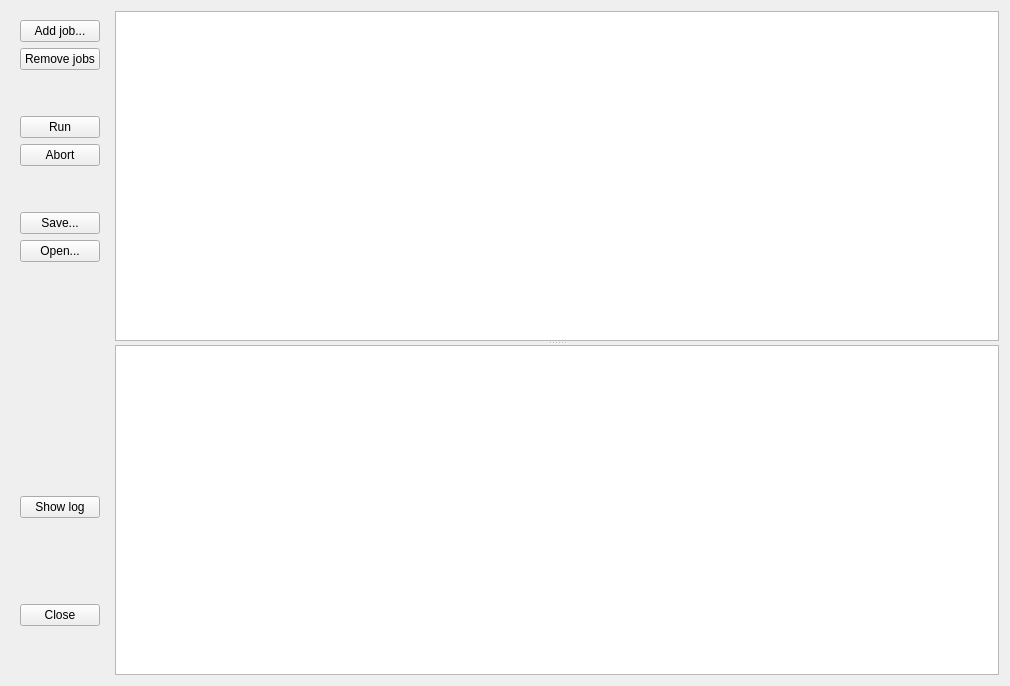
<?xml version="1.0" encoding="UTF-8"?>
<ui version="4.0">
 <class>ptBatchWindow</class>
 <widget class="QWidget" name="ptBatchWindow">
  <property name="geometry">
   <rect>
    <x>0</x>
    <y>0</y>
    <width>1010</width>
    <height>686</height>
   </rect>
  </property>
  <layout class="QHBoxLayout" name="horizontalLayout">
   <item>
    <widget class="QWidget" name="BTSidebar" native="true">
     <layout class="QVBoxLayout" name="verticalLayout">
      <item>
       <widget class="QPushButton" name="BTAddJob">
        <property name="sizePolicy">
         <sizepolicy hsizetype="Preferred" vsizetype="Fixed">
          <horstretch>0</horstretch>
          <verstretch>0</verstretch>
         </sizepolicy>
        </property>
        <property name="toolTip">
         <string>Add job to list</string>
        </property>
        <property name="text">
         <string>Add job...</string>
        </property>
        <property name="icon">
         <iconset resource="../../qrc/photivo.qrc">
          <normaloff>:/dark/icons/job-add.png</normaloff>:/dark/icons/job-add.png</iconset>
        </property>
        <property name="iconSize">
         <size>
          <width>16</width>
          <height>16</height>
         </size>
        </property>
       </widget>
      </item>
      <item>
       <widget class="QPushButton" name="BTRemoveJob">
        <property name="sizePolicy">
         <sizepolicy hsizetype="Preferred" vsizetype="Fixed">
          <horstretch>0</horstretch>
          <verstretch>0</verstretch>
         </sizepolicy>
        </property>
        <property name="toolTip">
         <string>Remove jobs from list</string>
        </property>
        <property name="text">
         <string>Remove jobs</string>
        </property>
        <property name="icon">
         <iconset resource="../../qrc/photivo.qrc">
          <normaloff>:/dark/icons/job-remove.png</normaloff>:/dark/icons/job-remove.png</iconset>
        </property>
        <property name="iconSize">
         <size>
          <width>16</width>
          <height>16</height>
         </size>
        </property>
       </widget>
      </item>
      <item>
       <spacer name="verticalSpacer_2">
        <property name="orientation">
         <enum>Qt::Vertical</enum>
        </property>
        <property name="sizeType">
         <enum>QSizePolicy::Fixed</enum>
        </property>
        <property name="sizeHint" stdset="0">
         <size>
          <width>20</width>
          <height>40</height>
         </size>
        </property>
       </spacer>
      </item>
      <item>
       <widget class="QPushButton" name="BTRun">
        <property name="sizePolicy">
         <sizepolicy hsizetype="Preferred" vsizetype="Fixed">
          <horstretch>0</horstretch>
          <verstretch>0</verstretch>
         </sizepolicy>
        </property>
        <property name="toolTip">
         <string>Process jobs</string>
        </property>
        <property name="text">
         <string>Run</string>
        </property>
        <property name="icon">
         <iconset resource="../../qrc/photivo.qrc">
          <normaloff>:/dark/icons/processing-pane.png</normaloff>:/dark/icons/processing-pane.png</iconset>
        </property>
        <property name="iconSize">
         <size>
          <width>16</width>
          <height>16</height>
         </size>
        </property>
       </widget>
      </item>
      <item>
       <widget class="QPushButton" name="BTAbort">
        <property name="sizePolicy">
         <sizepolicy hsizetype="Preferred" vsizetype="Fixed">
          <horstretch>0</horstretch>
          <verstretch>0</verstretch>
         </sizepolicy>
        </property>
        <property name="toolTip">
         <string>Abort processing</string>
        </property>
        <property name="text">
         <string>Abort</string>
        </property>
        <property name="icon">
         <iconset resource="../../qrc/photivo.qrc">
          <normaloff>:/dark/icons/processing-abort.png</normaloff>:/dark/icons/processing-abort.png</iconset>
        </property>
        <property name="iconSize">
         <size>
          <width>16</width>
          <height>16</height>
         </size>
        </property>
       </widget>
      </item>
      <item>
       <spacer name="verticalSpacer_5">
        <property name="orientation">
         <enum>Qt::Vertical</enum>
        </property>
        <property name="sizeType">
         <enum>QSizePolicy::Fixed</enum>
        </property>
        <property name="sizeHint" stdset="0">
         <size>
          <width>20</width>
          <height>40</height>
         </size>
        </property>
       </spacer>
      </item>
      <item>
       <widget class="QPushButton" name="BTSave">
        <property name="sizePolicy">
         <sizepolicy hsizetype="Preferred" vsizetype="Fixed">
          <horstretch>0</horstretch>
          <verstretch>0</verstretch>
         </sizepolicy>
        </property>
        <property name="toolTip">
         <string>Save job list to file</string>
        </property>
        <property name="text">
         <string>Save...</string>
        </property>
        <property name="icon">
         <iconset resource="../../qrc/photivo.qrc">
          <normaloff>:/dark/icons/document-save.png</normaloff>:/dark/icons/document-save.png</iconset>
        </property>
        <property name="iconSize">
         <size>
          <width>16</width>
          <height>16</height>
         </size>
        </property>
       </widget>
      </item>
      <item>
       <widget class="QPushButton" name="BTOpen">
        <property name="sizePolicy">
         <sizepolicy hsizetype="Preferred" vsizetype="Fixed">
          <horstretch>0</horstretch>
          <verstretch>0</verstretch>
         </sizepolicy>
        </property>
        <property name="toolTip">
         <string>Open job list from files</string>
        </property>
        <property name="text">
         <string>Open...</string>
        </property>
        <property name="icon">
         <iconset resource="../../qrc/photivo.qrc">
          <normaloff>:/dark/icons/document-open.png</normaloff>:/dark/icons/document-open.png</iconset>
        </property>
        <property name="iconSize">
         <size>
          <width>16</width>
          <height>16</height>
         </size>
        </property>
       </widget>
      </item>
      <item>
       <spacer name="verticalSpacer_3">
        <property name="orientation">
         <enum>Qt::Vertical</enum>
        </property>
        <property name="sizeHint" stdset="0">
         <size>
          <width>20</width>
          <height>40</height>
         </size>
        </property>
       </spacer>
      </item>
      <item>
       <widget class="QPushButton" name="BTShowLog">
        <property name="sizePolicy">
         <sizepolicy hsizetype="Preferred" vsizetype="Fixed">
          <horstretch>0</horstretch>
          <verstretch>0</verstretch>
         </sizepolicy>
        </property>
        <property name="toolTip">
         <string>Show processing log</string>
        </property>
        <property name="text">
         <string>Show log</string>
        </property>
        <property name="icon">
         <iconset resource="../../qrc/photivo.qrc">
          <normaloff>:/dark/icons/visible-tools.png</normaloff>:/dark/icons/visible-tools.png</iconset>
        </property>
        <property name="iconSize">
         <size>
          <width>16</width>
          <height>16</height>
         </size>
        </property>
        <property name="checkable">
         <bool>true</bool>
        </property>
       </widget>
      </item>
      <item>
       <spacer name="verticalSpacer_4">
        <property name="orientation">
         <enum>Qt::Vertical</enum>
        </property>
        <property name="sizeType">
         <enum>QSizePolicy::Fixed</enum>
        </property>
        <property name="sizeHint" stdset="0">
         <size>
          <width>20</width>
          <height>80</height>
         </size>
        </property>
       </spacer>
      </item>
      <item>
       <widget class="QPushButton" name="BTClose">
        <property name="sizePolicy">
         <sizepolicy hsizetype="Preferred" vsizetype="Fixed">
          <horstretch>0</horstretch>
          <verstretch>0</verstretch>
         </sizepolicy>
        </property>
        <property name="toolTip">
         <string>Close batch manager</string>
        </property>
        <property name="text">
         <string>Close</string>
        </property>
        <property name="icon">
         <iconset resource="../../qrc/photivo.qrc">
          <normaloff>:/dark/icons/dialog-cancel.png</normaloff>:/dark/icons/dialog-cancel.png</iconset>
        </property>
        <property name="iconSize">
         <size>
          <width>16</width>
          <height>16</height>
         </size>
        </property>
       </widget>
      </item>
      <item>
       <spacer name="verticalSpacer">
        <property name="orientation">
         <enum>Qt::Vertical</enum>
        </property>
        <property name="sizeType">
         <enum>QSizePolicy::Fixed</enum>
        </property>
        <property name="sizeHint" stdset="0">
         <size>
          <width>20</width>
          <height>40</height>
         </size>
        </property>
       </spacer>
      </item>
     </layout>
    </widget>
   </item>
   <item>
    <widget class="QSplitter" name="BTLogSplitter">
     <property name="sizePolicy">
      <sizepolicy hsizetype="Expanding" vsizetype="Expanding">
       <horstretch>0</horstretch>
       <verstretch>0</verstretch>
      </sizepolicy>
     </property>
     <property name="orientation">
      <enum>Qt::Vertical</enum>
     </property>
     <widget class="QTableView" name="BTJobList">
      <property name="selectionBehavior">
       <enum>QAbstractItemView::SelectRows</enum>
      </property>
      <attribute name="horizontalHeaderDefaultSectionSize">
       <number>150</number>
      </attribute>
      <attribute name="horizontalHeaderHighlightSections">
       <bool>false</bool>
      </attribute>
      <attribute name="horizontalHeaderMinimumSectionSize">
       <number>100</number>
      </attribute>
      <attribute name="horizontalHeaderStretchLastSection">
       <bool>true</bool>
      </attribute>
     </widget>
     <widget class="QPlainTextEdit" name="BTLog">
      <property name="readOnly">
       <bool>true</bool>
      </property>
     </widget>
    </widget>
   </item>
  </layout>
 </widget>
 <resources>
  <include location="../../qrc/photivo.qrc"/>
 </resources>
 <connections>
  <connection>
   <sender>BTClose</sender>
   <signal>clicked()</signal>
   <receiver>ptBatchWindow</receiver>
   <slot>OnCloseWindow()</slot>
   <hints>
    <hint type="sourcelabel">
     <x>49</x>
     <y>620</y>
    </hint>
    <hint type="destinationlabel">
     <x>50</x>
     <y>687</y>
    </hint>
   </hints>
  </connection>
  <connection>
   <sender>BTAbort</sender>
   <signal>clicked()</signal>
   <receiver>ptBatchWindow</receiver>
   <slot>OnAbortProcessing()</slot>
   <hints>
    <hint type="sourcelabel">
     <x>29</x>
     <y>158</y>
    </hint>
    <hint type="destinationlabel">
     <x>0</x>
     <y>164</y>
    </hint>
   </hints>
  </connection>
  <connection>
   <sender>BTRun</sender>
   <signal>clicked()</signal>
   <receiver>ptBatchWindow</receiver>
   <slot>OnRunJobs()</slot>
   <hints>
    <hint type="sourcelabel">
     <x>25</x>
     <y>129</y>
    </hint>
    <hint type="destinationlabel">
     <x>2</x>
     <y>130</y>
    </hint>
   </hints>
  </connection>
  <connection>
   <sender>BTAddJob</sender>
   <signal>clicked()</signal>
   <receiver>ptBatchWindow</receiver>
   <slot>OnAddJob()</slot>
   <hints>
    <hint type="sourcelabel">
     <x>37</x>
     <y>23</y>
    </hint>
    <hint type="destinationlabel">
     <x>0</x>
     <y>17</y>
    </hint>
   </hints>
  </connection>
  <connection>
   <sender>BTRemoveJob</sender>
   <signal>clicked()</signal>
   <receiver>ptBatchWindow</receiver>
   <slot>OnRemoveJob()</slot>
   <hints>
    <hint type="sourcelabel">
     <x>42</x>
     <y>50</y>
    </hint>
    <hint type="destinationlabel">
     <x>0</x>
     <y>55</y>
    </hint>
   </hints>
  </connection>
  <connection>
   <sender>BTSave</sender>
   <signal>clicked()</signal>
   <receiver>ptBatchWindow</receiver>
   <slot>OnSaveJobList()</slot>
   <hints>
    <hint type="sourcelabel">
     <x>65</x>
     <y>236</y>
    </hint>
    <hint type="destinationlabel">
     <x>1</x>
     <y>233</y>
    </hint>
   </hints>
  </connection>
  <connection>
   <sender>BTOpen</sender>
   <signal>clicked()</signal>
   <receiver>ptBatchWindow</receiver>
   <slot>OnOpenJobList()</slot>
   <hints>
    <hint type="sourcelabel">
     <x>43</x>
     <y>270</y>
    </hint>
    <hint type="destinationlabel">
     <x>-2</x>
     <y>269</y>
    </hint>
   </hints>
  </connection>
 </connections>
 <slots>
  <slot>OnCloseWindow()</slot>
  <slot>OnAddJob()</slot>
  <slot>OnRemoveJob()</slot>
  <slot>OnRunJobs()</slot>
  <slot>OnAbortProcessing()</slot>
  <slot>OnSaveJobList()</slot>
  <slot>OnOpenJobList()</slot>
 </slots>
</ui>
